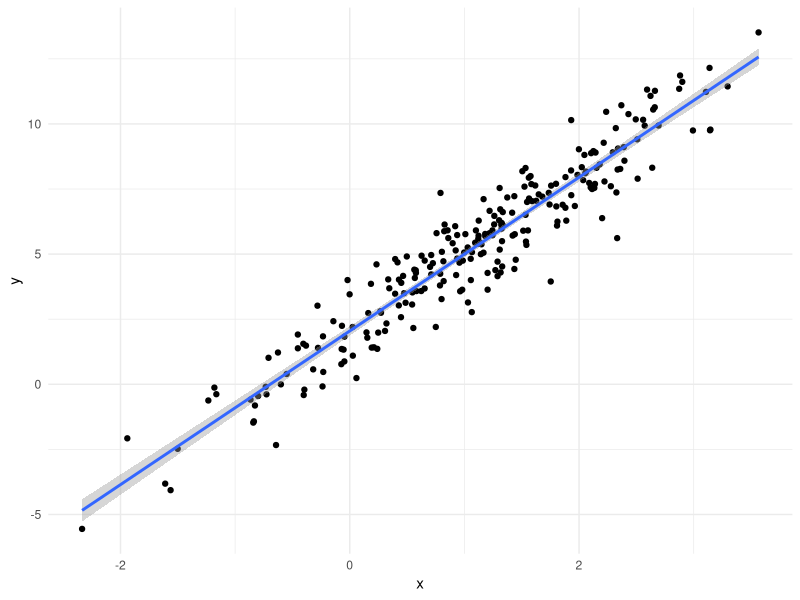
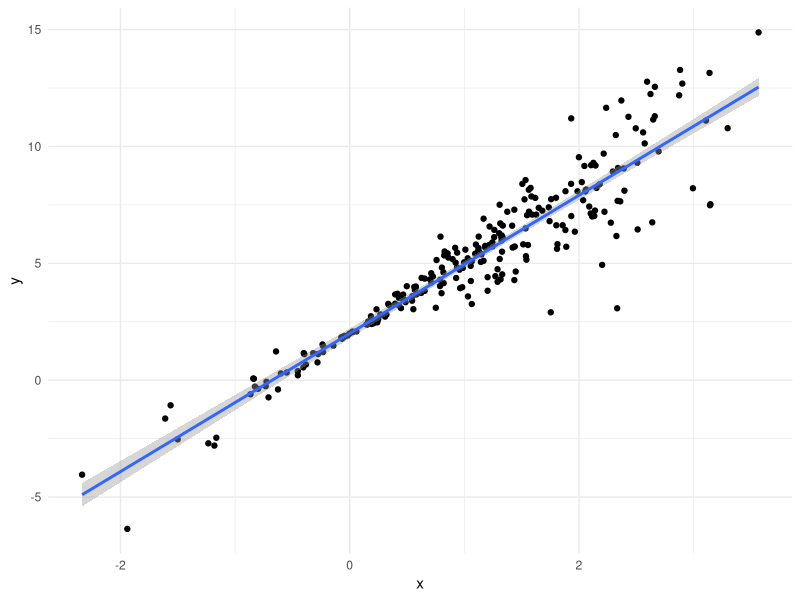
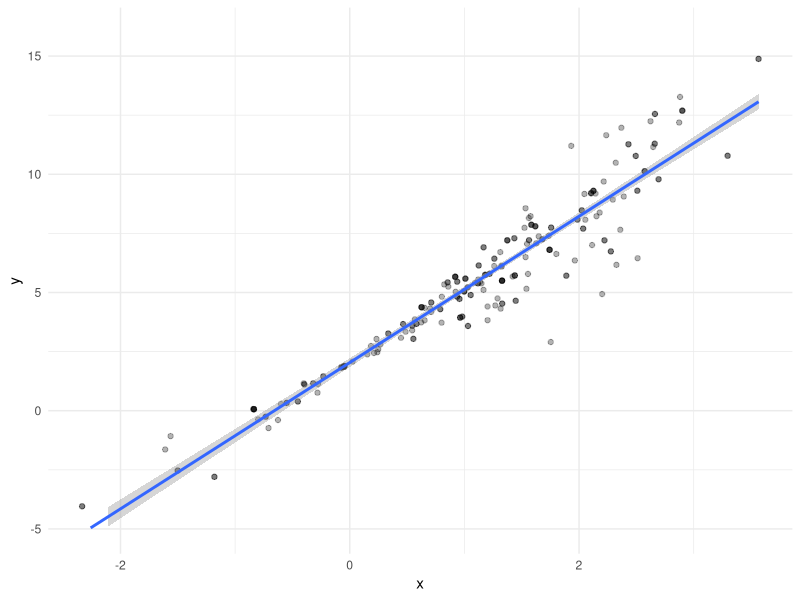

Write the R code that produced these figures, in order.
## ---- chunk 1
library(tidyverse)
library(modelr)

knitr::opts_chunk$set(
  fig.width = 6,
  fig.asp = 0.6,
  out.width = "90%"
)

theme_set(theme_minimal() + theme(legend.position = "bottom"))

options(
  ggplot2.continuous.colour = "viridis",
  ggplot2.continuous.fill = "viridis"
)

scale_colour_discrete = scale_colour_viridis_d
scale_fill_discrete = scale_fill_viridis_d
## ---- chunk 2
n_samp = 250

sim_df_const = 
  tibble(
    x = rnorm(n_samp, 1, 1),
    error = rnorm(n_samp, 0, 1),
    y = 2 + 3 * x + error
  )

sim_df_nonconst = 
  sim_df_const %>% 
  mutate(
    error = error * 0.75 * x, 
    y = 2 + 3 * x + error
  )
## ---- chunk 3
sim_df_const %>% 
  ggplot(aes(x = x, y = y)) +
  geom_point() +
  geom_smooth(method = "lm")
## ---- chunk 4
sim_df_nonconst %>% 
  ggplot(aes(x = x, y = y)) +
  geom_point() +
  geom_smooth(method = "lm")
## ---- chunk 5
lm(y ~ x, data = sim_df_const) %>%  broom::tidy()
lm(y ~ x, data = sim_df_nonconst) %>%  broom::tidy()
## ---- chunk 6
boot_sample = function(df) {
  sample_frac(df, replace = TRUE) %>% 
    arrange(x)
}
## ---- chunk 7
boot_sample(sim_df_nonconst) %>% 
   ggplot(aes(x = x, y = y)) +
  geom_point(alpha = .3) +
  geom_smooth(method = "lm") + 
  ylim(-5, 16)
## ---- chunk 8
boot_sample(sim_df_nonconst) %>% 
  lm(y ~x, data = .) %>% 
  broom::tidy()
